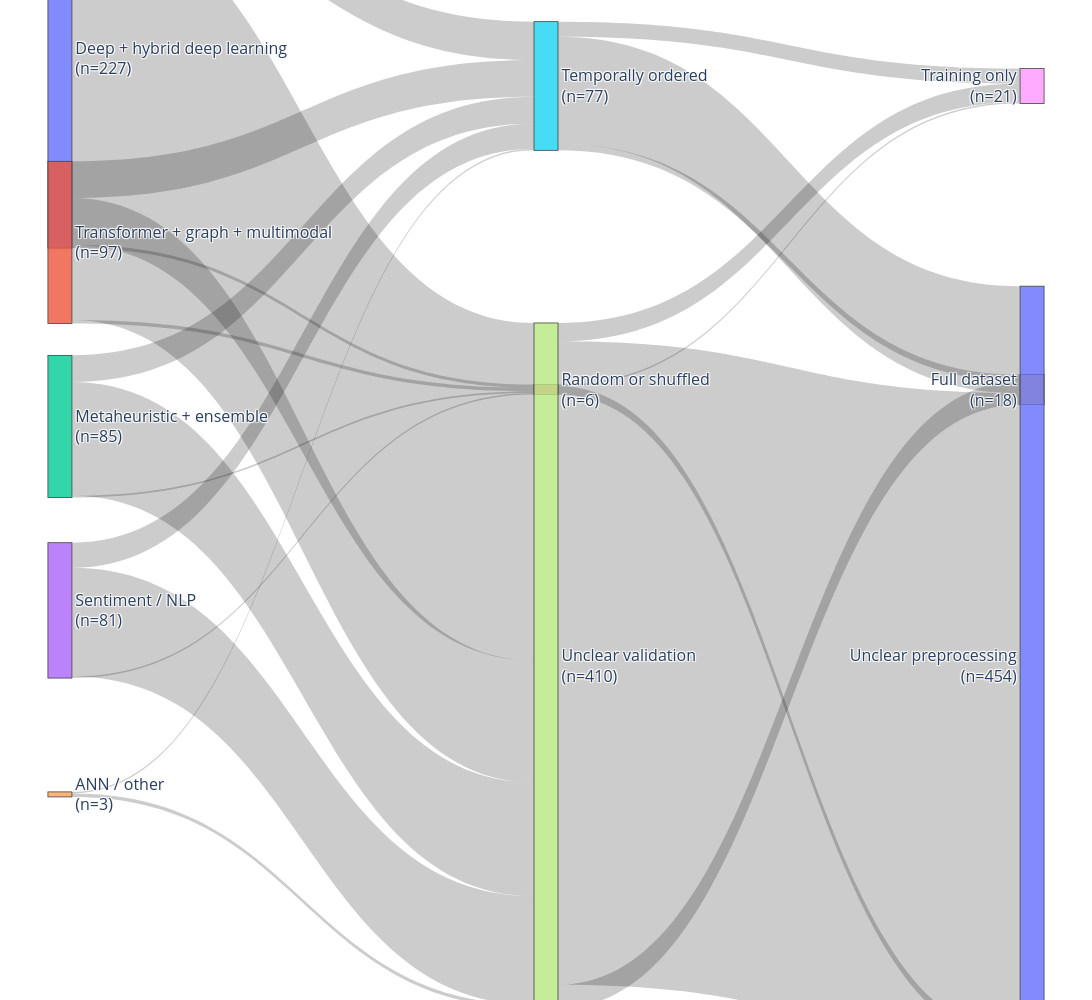

Notebook code for this chart:
### Code cell
# Node labels with counts
family_labels = [
    f"{name}<br>(n={int(family_counts[name])})"
    for name in family_order
]

validation_labels = [
    f"{name}<br>(n={int(validation_counts[name])})"
    for name in validation_order
]

preprocessing_labels = [
    f"{name}<br>(n={int(preprocessing_counts[name])})"
    for name in preprocessing_order
]

node_names = (
    family_order
    + validation_order
    + preprocessing_order
)

node_labels = (
    family_labels
    + validation_labels
    + preprocessing_labels
)

node_index = {
    name: index
    for index, name in enumerate(node_names)
}

sources = []
targets = []
values = []
hover_text = []

# Method family → validation
for _, row in family_validation.iterrows():
    sources.append(
        node_index[row["Method_Group"]]
    )

    targets.append(
        node_index[row["Validation_Status"]]
    )

    values.append(
        int(row["Count"])
    )

    hover_text.append(
        f'{row["Method_Group"]} → '
        f'{row["Validation_Status"]}'
    )

# Validation → preprocessing
for _, row in validation_preprocessing.iterrows():
    sources.append(
        node_index[row["Validation_Status"]]
    )

    targets.append(
        node_index[row["Preprocessing_Status"]]
    )

    values.append(
        int(row["Count"])
    )

    hover_text.append(
        f'{row["Validation_Status"]} → '
        f'{row["Preprocessing_Status"]}'
    )

# Fixed node positions
node_x = (
    [0.01] * len(family_order)
    + [0.50] * len(validation_order)
    + [0.99] * len(preprocessing_order)
)

node=dict(
    label=node_labels,
    x=node_x,
    pad=35,
    thickness=18,
    color=node_colours,
    line=dict(
        color="#6F8F98",
        width=0.9,
    ),
    hovertemplate="%{label}<extra></extra>",
),

# node_y = (
#     [0.02, 0.22, 0.42, 0.62, 0.82]
#     + [0.05, 0.38, 0.68]
#     + [0.05, 0.38, 0.68]
# )


fig = go.Figure(
    data=[
        go.Sankey(
            arrangement="fixed",

            node=dict(
                label=node_labels,
                x=node_x,
                y=node_y,
                pad=24,
                thickness=24,
                line=dict(
                    width=0.8
                ),
                hovertemplate=(
                    "%{label}<extra></extra>"
                ),
            ),

            link=dict(
                source=sources,
                target=targets,
                value=values,
                customdata=hover_text,
                hovertemplate=(
                    "%{customdata}"
                    "<br>Studies: %{value}"
                    "<extra></extra>"
                ),
            ),
        )
    ]
)

fig.update_layout(
    title=None,
    font=dict(size=16),
    width=1800,
    height=1000,
    margin=dict(
        l=50,
        r=50,
        t=40,
        b=40,
    ),
)

fig.show()

### Figure 1 — Plotly figure (JSON) as saved in the notebook; plotly's stock layout.template omitted (floating-point values rounded to 4 significant figures)
{"data": [{"arrangement": "fixed", "link": {"customdata": ["ANN / other → Temporally ordered", "ANN / other → Unclear validation", "Deep + hybrid deep learning → Random or shuffled", "Deep + hybrid deep learning → Temporally ordered", "Deep + hybrid deep learning → Unclear validation", "Metaheuristic + ensemble → Random or shuffled", "Metaheuristic + ensemble → Temporally ordered", "Metaheuristic + ensemble → Unclear validation", "Sentiment / NLP → Random or shuffled", "Sentiment / NLP → Temporally ordered", "Sentiment / NLP → Unclear validation", "Transformer + graph + multimodal → Random or shuffled", "Transformer + graph + multimodal → Temporally ordered", "Transformer + graph + multimodal → Unclear validation", "Random or shuffled → Training only", "Random or shuffled → Unclear preprocessing", "Temporally ordered → Full dataset", "Temporally ordered → Training only", "Temporally ordered → Unclear preprocessing", "Unclear validation → Full dataset", "Unclear validation → Training only", "Unclear validation → Unclear preprocessing"], "hovertemplate": "%{customdata}<br>Studies: %{value}<extra></extra>", "source": [4, 4, 0, 0, 0, 2, 2, 2, 3, 3, 3, 1, 1, 1, 6, 6, 5, 5, 5, 7, 7, 7], "target": [5, 7, 6, 5, 7, 6, 5, 7, 6, 5, 7, 6, 5, 7, 8, 10, 9, 8, 10, 9, 8, 10], "value": [1, 2, 2, 23, 202, 1, 16, 68, 1, 15, 65, 2, 22, 73, 1, 5, 4, 9, 64, 14, 11, 385]}, "node": {"hovertemplate": "%{label}<extra></extra>", "label": ["Deep + hybrid deep learning<br>(n=227)", "Transformer + graph + multimodal<br>(n=97)", "Metaheuristic + ensemble<br>(n=85)", "Sentiment / NLP<br>(n=81)", "ANN / other<br>(n=3)", "Temporally ordered<br>(n=77)", "Random or shuffled<br>(n=6)", "Unclear validation<br>(n=410)", "Training only<br>(n=21)", "Full dataset<br>(n=18)", "Unclear preprocessing<br>(n=454)"], "line": {"width": 0.8}, "pad": 24, "thickness": 24, "x": [0.01, 0.01, 0.01, 0.01, 0.01, 0.5, 0.5, 0.5, 0.99, 0.99, 0.99], "y": [0.02, 0.22, 0.42, 0.62, 0.82, 0.05, 0.38, 0.68, 0.05, 0.38, 0.68]}, "type": "sankey"}], "layout": {"font": {"size": 16}, "height": 1000, "margin": {"b": 40, "l": 50, "r": 50, "t": 40}, "title": {}, "width": 1800}}
